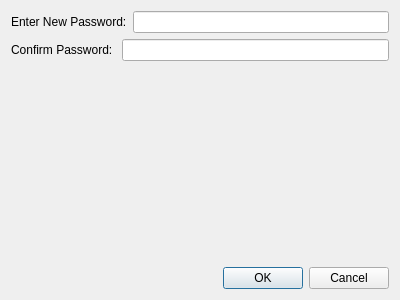
<?xml version="1.0" encoding="UTF-8"?>
<ui version="4.0">
 <class>CpwDialog</class>
 <widget class="QDialog" name="CpwDialog">
  <property name="geometry">
   <rect>
    <x>0</x>
    <y>0</y>
    <width>400</width>
    <height>300</height>
   </rect>
  </property>
  <property name="windowTitle">
   <string>Change Password</string>
  </property>
  <layout class="QGridLayout" name="gridLayout_2">
   <item row="0" column="0">
    <layout class="QGridLayout" name="gridLayout">
     <item row="0" column="0">
      <layout class="QHBoxLayout" name="horizontalLayout">
       <item>
        <widget class="QLabel" name="label">
         <property name="text">
          <string>Enter New Password:</string>
         </property>
        </widget>
       </item>
       <item>
        <widget class="QLineEdit" name="pw_line_edit">
         <property name="echoMode">
          <enum>QLineEdit::Password</enum>
         </property>
        </widget>
       </item>
      </layout>
     </item>
     <item row="2" column="0">
      <spacer name="verticalSpacer">
       <property name="orientation">
        <enum>Qt::Vertical</enum>
       </property>
       <property name="sizeHint" stdset="0">
        <size>
         <width>20</width>
         <height>40</height>
        </size>
       </property>
      </spacer>
     </item>
     <item row="1" column="0">
      <layout class="QHBoxLayout" name="horizontalLayout_2">
       <item>
        <widget class="QLabel" name="label_2">
         <property name="text">
          <string>Confirm Password: </string>
         </property>
        </widget>
       </item>
       <item>
        <widget class="QLineEdit" name="cpw_line_edit">
         <property name="echoMode">
          <enum>QLineEdit::Password</enum>
         </property>
        </widget>
       </item>
      </layout>
     </item>
    </layout>
   </item>
   <item row="1" column="0">
    <widget class="QDialogButtonBox" name="buttonBox">
     <property name="orientation">
      <enum>Qt::Horizontal</enum>
     </property>
     <property name="standardButtons">
      <set>QDialogButtonBox::Cancel|QDialogButtonBox::Ok</set>
     </property>
    </widget>
   </item>
  </layout>
 </widget>
 <resources/>
 <connections>
  <connection>
   <sender>buttonBox</sender>
   <signal>accepted()</signal>
   <receiver>CpwDialog</receiver>
   <slot>accept()</slot>
   <hints>
    <hint type="sourcelabel">
     <x>248</x>
     <y>254</y>
    </hint>
    <hint type="destinationlabel">
     <x>157</x>
     <y>274</y>
    </hint>
   </hints>
  </connection>
  <connection>
   <sender>buttonBox</sender>
   <signal>rejected()</signal>
   <receiver>CpwDialog</receiver>
   <slot>reject()</slot>
   <hints>
    <hint type="sourcelabel">
     <x>316</x>
     <y>260</y>
    </hint>
    <hint type="destinationlabel">
     <x>286</x>
     <y>274</y>
    </hint>
   </hints>
  </connection>
 </connections>
</ui>
